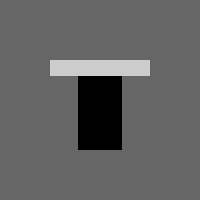
Frame 1 (no input)
Frame 60 (the mouse pressed at the canvas centre just before this capture): identical to frame 1, image omitted
Frame 120 (the mouse held since frame 60 and released just before this capture): identical to frame 1, image omitted

The Processing sketch that drew this single still picture (run headless with seeded random() and noise(); from frame 60 on, the mouse is pressed at the canvas centre):

// Processing sketch: Spring
// ── Spring.pde
/**
 * Spring.
 * 
 * Click, drag, and release the horizontal bar to start the spring.
 */

// Spring drawing constants for top bar
int s_height = 16;     // Height
int left = 50;         // Left position
int right = 150;       // Right position
int max = 100;         // Maximum Y value
int min = 20;          // Minimum Y value
boolean over = false;  // If mouse over
boolean move = false;  // If mouse down and over

// Spring simulation constants
float M = 0.8;   // Mass
float K = 0.2;   // Spring constant
float D = 0.92;  // Damping
float R = 60;    // Rest position

// Spring simulation variables
float ps = 60.0; // Position
float vs = 0.0;  // Velocity
float as = 0;    // Acceleration
float f = 0;     // Force

void setup() {
  size(200, 200);
  
  rectMode(CORNERS);
  noStroke();
}

void draw() {
  background(102);
  
  updateSpring();
  drawSpring();
}

void drawSpring() {
  // Draw base
  fill(0.2);
  float b_width = 0.5 * ps + -8;
  rect(width / 2 - b_width, ps + s_height, width / 2 + b_width, 150);

  // Set color and draw top bar
  if (over || move) {
    fill(255);
  } else {
    fill(204);
  }
  
  rect(left, ps, right, ps + s_height);
}

void updateSpring() {
  // Update the spring position
  if (!move) {
    f = -K * (ps - R);    // f=-ky
    as = f / M;           // Set the acceleration, f=ma == a=f/m
    vs = D * (vs + as);   // Set the velocity
    ps = ps + vs;         // Updated position
  }
  if (abs(vs) < 0.1) {
    vs = 0.0;
  }
  
  // Test if mouse is over the top bar
  if (mouseX > left && mouseX < right && mouseY > ps && mouseY < ps + s_height) {
    over = true;
  } else {
    over = false;
  }
  
  // Set and constrain the position of top bar
  if (move) {
    ps = mouseY - s_height / 2;
    if (ps < min) { ps = min; }
    if (ps > max) { ps = max; }
  }
}

void mousePressed() {
  if (over) {
    move = true;
  }
}

void mouseReleased() {
  move = false;
}
